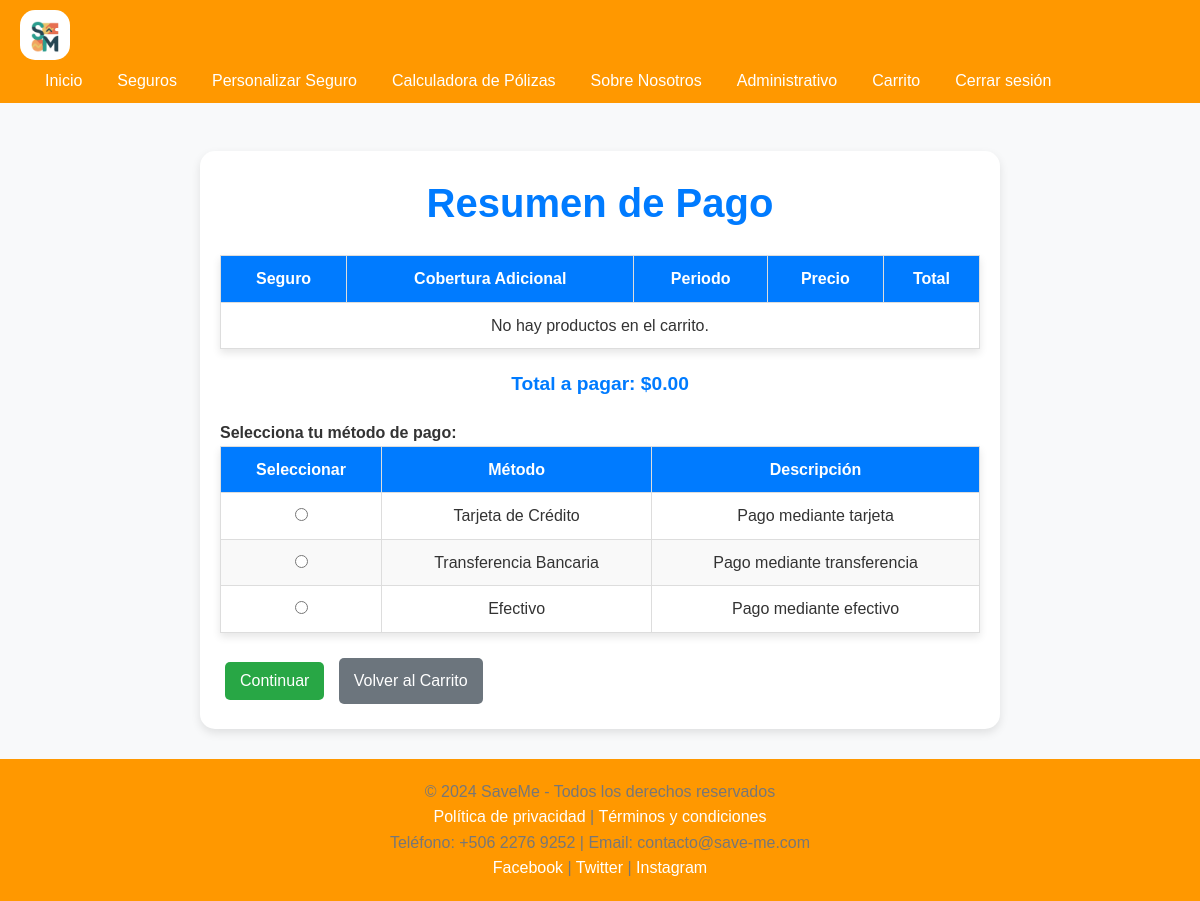
Screenshot of /pago.php (signed in) with the database file from the repository.
### tables this page shows
CREATE TABLE `metodos_pago` (
  `id` int(11) NOT NULL,
  `nombre_metodo` varchar(50) NOT NULL,
  `descripcion` varchar(255) DEFAULT NULL
);

### pago.php (the view, shortened to what this page needs)
<?php
include('db_connection.php');
$carrito = [];
$total = 0;
$pagoQuery = $conn->prepare("SELECT id, nombre_metodo, descripcion FROM metodos_pago");
$pagoQuery->execute();
$pagoResult = $pagoQuery->get_result();
?>
<!DOCTYPE html>
<html lang="es">
<head>
    <link href="css/index.css" rel="stylesheet">
</head>
<body>
    <?php include('navbar.php'); ?>
    <div class="container mt-5">
        <h1>Resumen de Pago</h1>
        <table class="table">
            <thead>
                <tr>
                    <th>Seguro</th>
                    <th>Cobertura Adicional</th>
                    <th>Periodo</th>
                    <th>Precio</th>
                    <th>Total</th>
                </tr>
            </thead>
            <tbody>
                <?php if (!empty($carrito)): ?>
                    <?php foreach ($carrito as $item): ?>
                        <tr>
                            <td><?= htmlspecialchars($item['nombre']) ?></td>
                            <td><?= htmlspecialchars($item['cobertura_adicional']) ?></td>
                            <td><?= intval($item['periodo']) ?> meses</td>
                            <td>$<?= number_format($item['monto'], 2) ?></td>
                            <td>$<?= number_format($item['monto'] * $item['periodo'], 2) ?></td>
                        </tr>
                    <?php endforeach; ?>
                <?php else: ?>
                    <tr>
                        <td colspan="5">No hay productos en el carrito.</td>
                    </tr>
                <?php endif; ?>
            </tbody>
        </table>
        <h3>Total a pagar: $<?= number_format($total, 2) ?></h3>
        <h4>Selecciona tu método de pago:</h4>
        <form action="pago.php" method="POST">
            <table class="table">
                <thead>
                    <tr>
                        <th>Seleccionar</th>
                        <th>Método</th>
                        <th>Descripción</th>
                    </tr>
                </thead>
                <tbody>
                    <?php while ($metodo = $pagoResult->fetch_assoc()): ?>
                        <tr>
                            <td>
                                <input type="radio" name="metodo_pago" value="<?= $metodo['id'] ?>" required>
                            </td>
                            <td><?= htmlspecialchars($metodo['nombre_metodo']) ?></td>
                            <td><?= htmlspecialchars($metodo['descripcion']) ?></td>
                        </tr>
                    <?php endwhile; ?>
                </tbody>
            </table>
            <div>
                <button type="submit" class="btn btn-success">Continuar</button>
                <a href="carrito.php" class="btn btn-secondary">Volver al Carrito</a>
            </div>
        </form>
    </div>
    <?php include('footer.php'); ?>
</body>
</html>

### css/index.css (style rules this page uses)
* { margin: 0; padding: 0; box-sizing: border-box; }
body { font-family: 'Segoe UI', Tahoma, Geneva, Verdana, sans-serif; line-height: 1.6; background-color: #fff3e0; color: #333; }
.container { max-width: 800px; margin: 0 auto; padding: 20px; border-radius: 15px; background-color: #ffffff; box-shadow: 0 4px 10px rgba(0, 0, 0, 0.1); }
h1 { font-size: 2.5rem; text-align: center; }
h3 { font-size: 1.2em; text-align: center; }
button { background-color: #ffa500; color: white; border: none; padding: 10px 15px; font-size: 1em; border-radius: 5px; cursor: pointer; transition: background-color 0.3s ease; }
body { font-family: Arial, sans-serif; background-color: #f8f9fa; color: #333; }
h1, h2, h3 { color: #007bff; margin-bottom: 20px; }
.btn { border-radius: 25px; }
.mt-5 { margin-top: 3rem; }

### pago.php (style rules this page uses)
.table { width: 100%; border-collapse: collapse; margin-bottom: 20px; box-shadow: 0 4px 8px rgba(0, 0, 0, 0.1); }
th, td { padding: 10px; border: 1px solid #ddd; text-align: center; }
th { background-color: #007bff; color: white; }
tr:nth-child(even) { background-color: #f9f9f9; }
.btn { padding: 10px 15px; margin: 5px; color: white; text-decoration: none; border-radius: 5px; display: inline-block; }
.btn-success { background-color: #28a745; }
.btn-secondary { background-color: #6c757d; }
h3, h4 { margin-top: 20px; }

### rows the page displays
metodos_pago: nombre_metodo "Tarjeta de Crédito", descripcion "Pago mediante tarjeta"
metodos_pago: nombre_metodo "Transferencia Bancaria", descripcion "Pago mediante transferencia"
metodos_pago: nombre_metodo "Efectivo", descripcion "Pago mediante efectivo"

### other values shown
$total "0.00"
